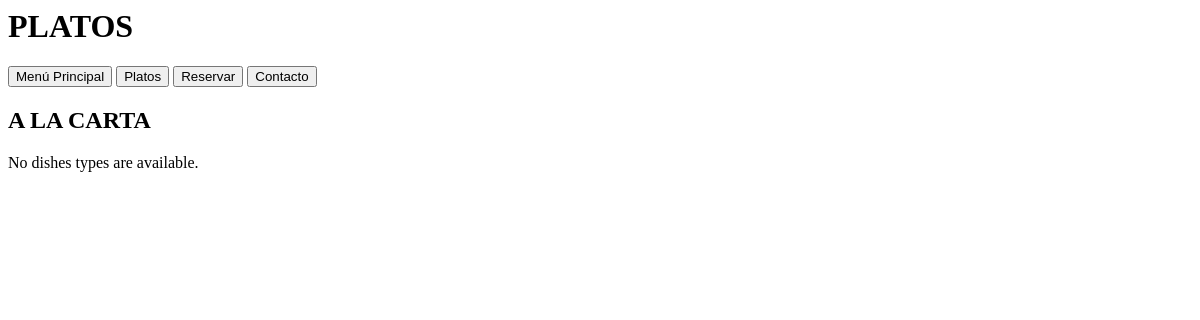
Page /restChifa/dishes on the earlier database version.
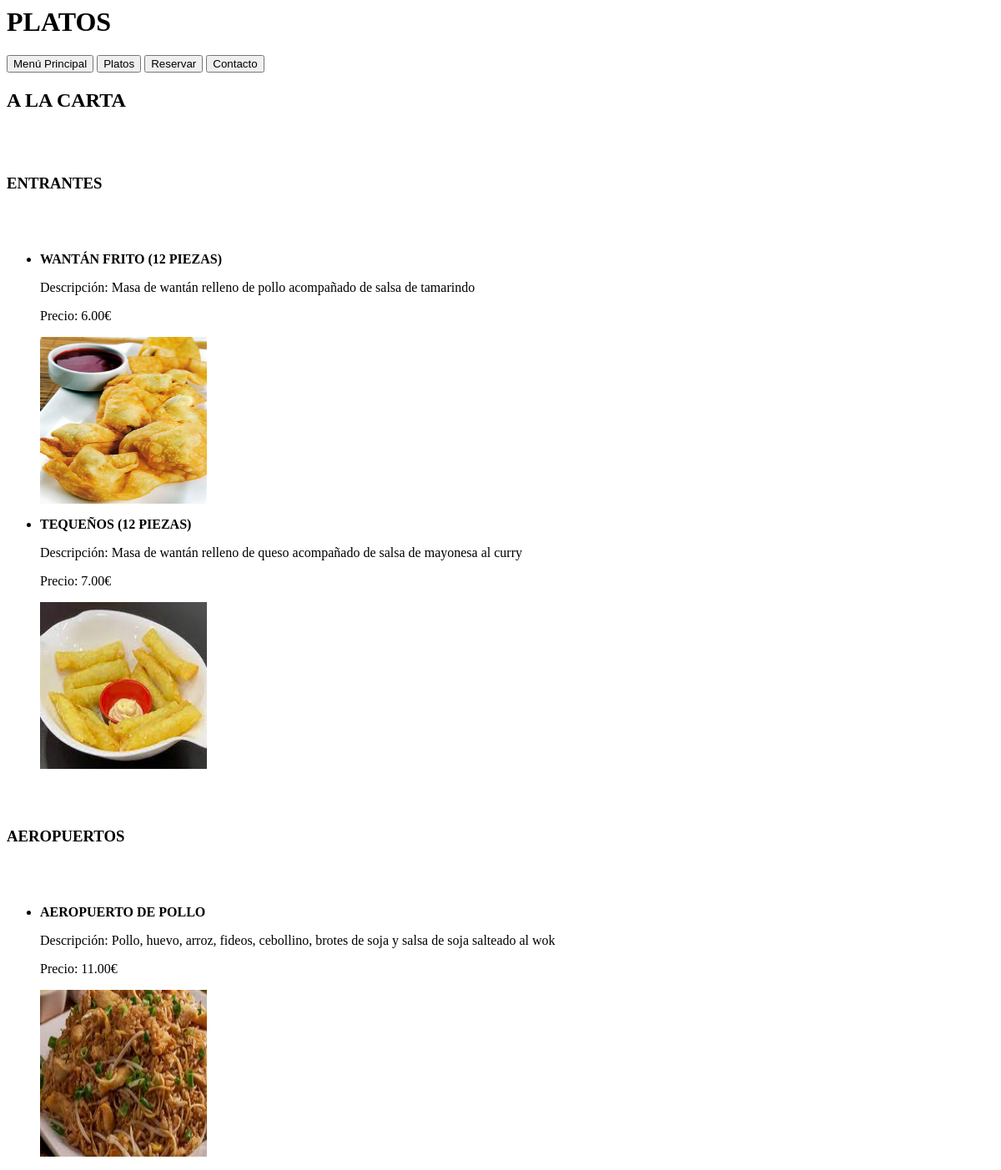
Same page on the later database version.
### restChifa/models.py (models this page shows, shortened)
class Dish(models.Model):
    name_dish = models.CharField(primary_key=True, max_length=200, blank = False, null = False)
    name_type = models.CharField(max_length=100, blank = False, null = False)
    price = models.DecimalField(max_digits=10, decimal_places=2, blank = False, null = False)
    description = models.CharField(max_length=200)
    src_photo = models.ImageField(default='no_image.jpg')
    popular = models.IntegerField(default=0)

### restChifa/views.py (the view)
# urls.py: path('dishes', views.dishes, name='dishes'),
def dishes(request):
    restaurant_objects = Restaurant.objects.all()
    dish_objects = Dish.objects.all()
    dish_types = Dish.objects.values_list('name_type', flat=True).distinct().all()
    context = {
        'restaurant_objects': restaurant_objects,
        'dish_objects': dish_objects,
        'dish_types': dish_types
        }
    return render(request, 'restChifa/dishes.html', context)

### restChifa/templates/restChifa/dishes.html (shortened to what this page needs)
<h1>PLATOS</h1>
{% include 'restChifa/navegation.html' %}
<h2>A LA CARTA</h2>
{% if dish_types %}
{% for dish_type in dish_types %}
    <h3>{{ dish_type }}</h3>
    {% if dish_objects %}
    {% for dish in dish_objects %}
        {% if dish.name_type == dish_type %}
        <ul>
            <li>
            <b>{{ dish.name_dish }}</b>
            <p>Descripción: {{ dish.description }}</p>
            <p>Precio: {{ dish.price }}€</p>
            <p><img src="./../../static/restChifa/img/{{dish.src_photo}}" height="200em" width="200em"/></p>
            </li>
        </ul>
        {% endif %}
    {% endfor %}
    {% else %}
    <p>No dishes are available.</p>
    {% endif %}
{% endfor %}
{% else %}
<p>No dishes types are available.</p>
{% endif %}

### restChifa/templates/restChifa/navegation.html
<a href="./"><button>Menú Principal</button></a>
<a href="./dishes"><button>Platos</button></a>
<a href="./reserve"><button>Reservar</button></a>
<a href="./contact"><button>Contacto</button></a>

Differences in the rows shown:
added Dish: name_dish "WANTÁN FRITO (12 PIEZAS)", description "Masa de wantán relleno de pollo acompañado de salsa de tamarindo", price "6.00", src_photo (picture), shown under "ENTRANTES"
added Dish: name_dish "TEQUEÑOS (12 PIEZAS)", description "Masa de wantán relleno de queso acompañado de salsa de mayonesa al curry", price "7.00", src_photo (picture), shown under "ENTRANTES"
added Dish: name_dish "AEROPUERTO DE POLLO", description "Pollo, huevo, arroz, fideos, cebollino, brotes de soja y salsa de soja salteado al wok", price "11.00", src_photo (picture), shown under "AEROPUERTOS"
Other differences:
new list line: "ENTRANTES"
new list line: "AEROPUERTOS"
text no longer shown: "No dishes types are available."
